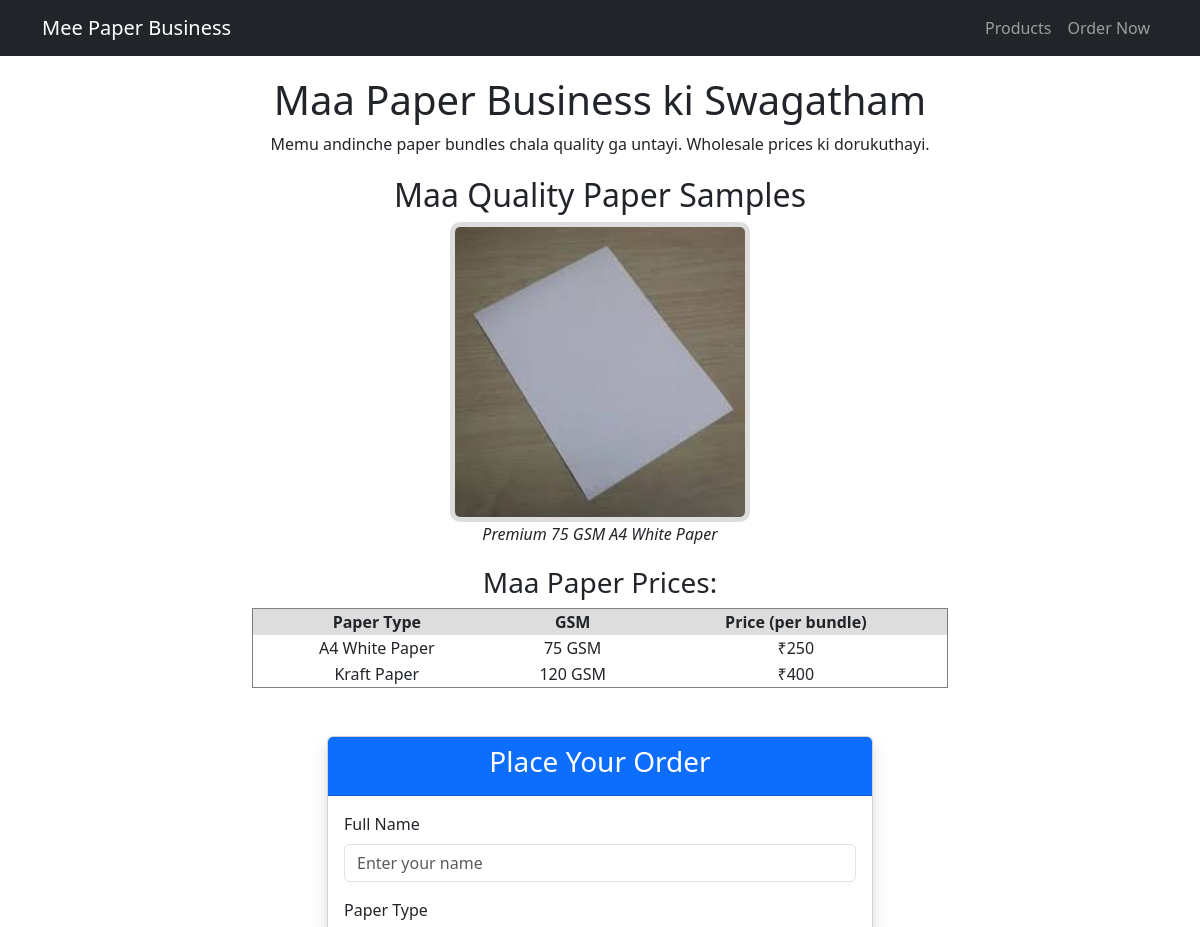
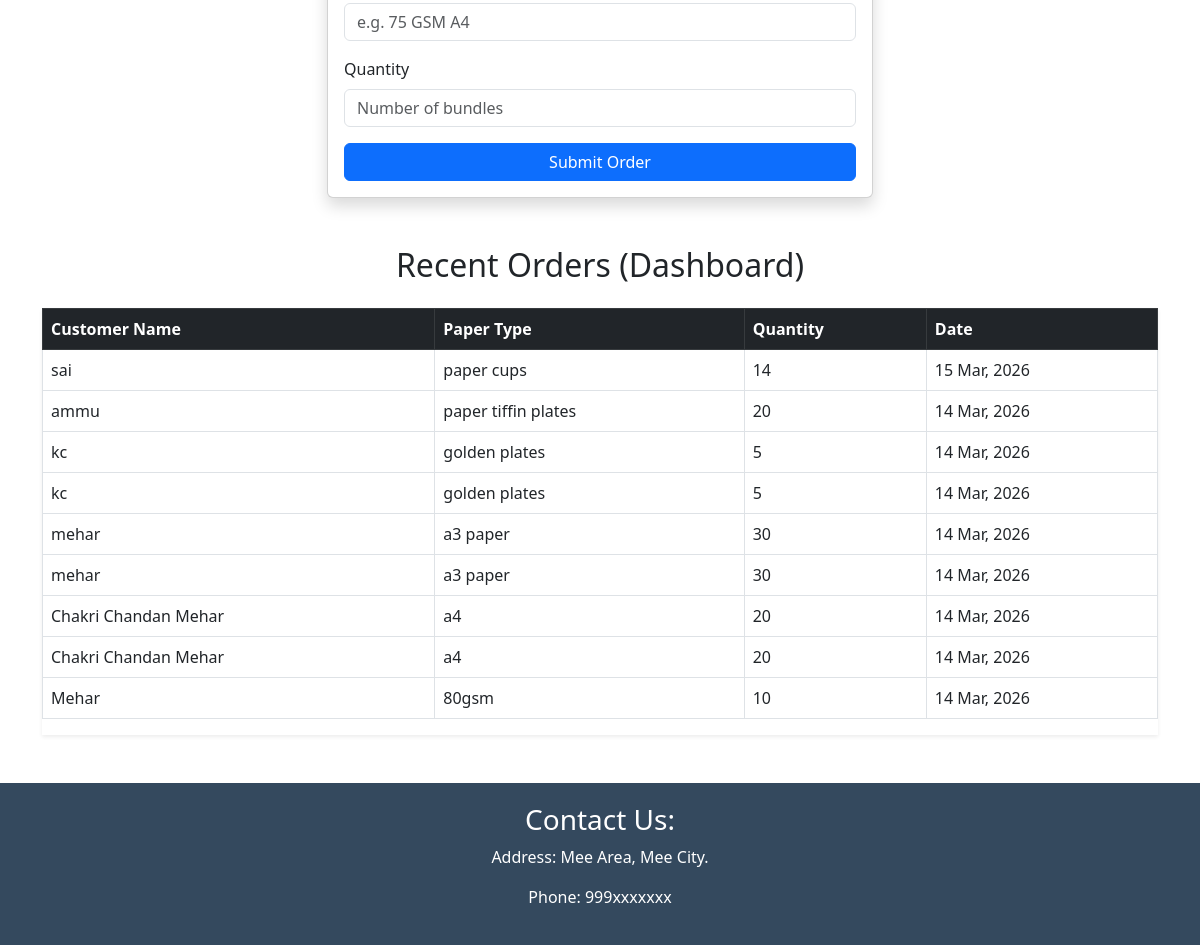
The page / on the database its author committed (2 pictures, top to bottom).
### orders/models.py (models this page shows, shortened)
class PaperOrder(models.Model):
    customer_name = models.CharField(max_length=100)
    paper_type = models.CharField(max_length=50)
    quantity = models.IntegerField()
    order_date = models.DateTimeField(auto_now_add=True)

### paper_business_site/views.py (the view, shortened to what this page needs)
# urls.py: 2. Add a URL to urlpatterns:  path('', views.home, name='home')
def home(request):
    message = ""
    all_orders = PaperOrder.objects.all().order_by('-order_date') # Kotha orders paina kanipisthayi
    return render(request, 'index.html', {'orders': all_orders})

### templates/index.html (shortened to what this page needs)
{% load static %} <!DOCTYPE html>
<html lang="en">
<head>
    <link rel="stylesheet" href="{% static 'css/style.css' %}">
    <link href="https://cdn.jsdelivr.net/npm/bootstrap@5.3.0/dist/css/bootstrap.min.css" rel="stylesheet">
</head>
<body>
    <nav class="navbar navbar-expand-lg navbar-dark bg-dark">
        <div class="container">
            <a class="navbar-brand" href="#">Mee Paper Business</a>
            <div class="navbar-nav ms-auto">
                <a class="nav-link" href="#products">Products</a>
                <a class="nav-link" href="#order">Order Now</a>
            </div>
        </div>
    </nav>
    <div style="text-align: center; margin-top: 20px;">
        <h1>Maa Paper Business ki Swagatham</h1>
        <p>Memu andinche paper bundles chala quality ga untayi. Wholesale prices ki dorukuthayi.</p>
    </div>
    <div id="products" style="text-align: center; margin: 20px;">
        <h2>Maa Quality Paper Samples</h2>
        <img src="{% static 'images/a4_paper.jpg' %}"
            alt="Our Paper Bundle"
            style="border: 5px solid #ddd; border-radius: 10px; width: 300px;">
        <p><i>Premium 75 GSM A4 White Paper</i></p>
    </div>
    <div style="margin: 20px; text-align: center;">
        <h3>Maa Paper Prices:</h3>
        <table border="1" style="margin: 0 auto; width: 60%; border-collapse: collapse;">
            <tr style="background-color: #ddd;">
                <th>Paper Type</th>
                <th>GSM</th>
                <th>Price (per bundle)</th>
            </tr>
            <tr>
                <td>A4 White Paper</td>
                <td>75 GSM</td>
                <td>₹250</td>
            </tr>
            <tr>
                <td>Kraft Paper</td>
                <td>120 GSM</td>
                <td>₹400</td>
            </tr>
        </table>
    </div>
    <div id="order" class="container mt-5">
        <div class="row justify-content-center">
            <div class="col-md-6">
                <div class="card shadow">
                    <div class="card-header bg-primary text-white text-center">
                        <h3>Place Your Order</h3>
                    </div>
                    <div class="card-body">
                        <form method="POST">
                            <div class="mb-3">
                                <label class="form-label">Full Name</label>
                                <input type="text" name="customer_name" class="form-control" placeholder="Enter your name" required>
                            </div>
                            <div class="mb-3">
                                <label class="form-label">Paper Type</label>
                                <input type="text" name="paper_type" class="form-control" placeholder="e.g. 75 GSM A4" required>
                            </div>
                            <div class="mb-3">
                                <label class="form-label">Quantity</label>
                                <input type="number" name="quantity" class="form-control" placeholder="Number of bundles" required>
                            </div>
                            <button type="submit" class="btn btn-primary w-100">Submit Order</button>
                        </form>
                    </div>
                </div>
            </div>
        </div>
    </div>
    <div class="container mt-5 mb-5">
        <h2 class="text-center mb-4">Recent Orders (Dashboard)</h2>
        <div class="table-responsive shadow-sm">
            <table class="table table-hover table-bordered">
                <thead class="table-dark">
                    <tr>
                        <th>Customer Name</th>
                        <th>Paper Type</th>
                        <th>Quantity</th>
                        <th>Date</th>
                    </tr>
                </thead>
                <tbody>
                    {% for order in orders %}
                    <tr>
                        <td>{{ order.customer_name }}</td>
                        <td>{{ order.paper_type }}</td>
                        <td>{{ order.quantity }}</td>
                        <td>{{ order.order_date|date:"d M, Y" }}</td>
                    </tr>
                    {% empty %}
                    <tr>
                        <td colspan="4" class="text-center">Inka ye orders raledhu.</td>
                    </tr>
                    {% endfor %}
                </tbody>
            </table>
        </div>
    </div>
    <div id="contact" style="background: #34495e; color: white; padding: 20px; margin-top: 30px; text-align: center;">
        <h3>Contact Us:</h3>
        <p>Address: Mee Area, Mee City.</p>
        <p>Phone: 999xxxxxxx</p>
    </div>
</body>
</html>

### static/css/style.css (style rules this page uses)
body { font-family: Arial, sans-serif; background-color: #f4f4f4; text-align: center; }
input { width: 90%; padding: 10px; margin: 10px 0; }
button { background-color: #28a745; color: white; border: none; padding: 10px; width: 100%; cursor: pointer; }

### rows shown on the page
PaperOrder: customer_name "sai", paper_type "paper cups", quantity "14", order_date "15 Mar, 2026"
PaperOrder: customer_name "ammu", paper_type "paper tiffin plates", quantity "20", order_date "14 Mar, 2026"
PaperOrder: customer_name "kc", paper_type "golden plates", quantity "5", order_date "14 Mar, 2026"
PaperOrder: customer_name "kc", paper_type "golden plates", quantity "5", order_date "14 Mar, 2026"
PaperOrder: customer_name "mehar", paper_type "a3 paper", quantity "30", order_date "14 Mar, 2026"
PaperOrder: customer_name "mehar", paper_type "a3 paper", quantity "30", order_date "14 Mar, 2026"
PaperOrder: customer_name "Chakri Chandan Mehar", paper_type "a4", quantity "20", order_date "14 Mar, 2026"
PaperOrder: customer_name "Chakri Chandan Mehar", paper_type "a4", quantity "20", order_date "14 Mar, 2026"
PaperOrder: customer_name "Mehar", paper_type "80gsm", quantity "10", order_date "14 Mar, 2026"
